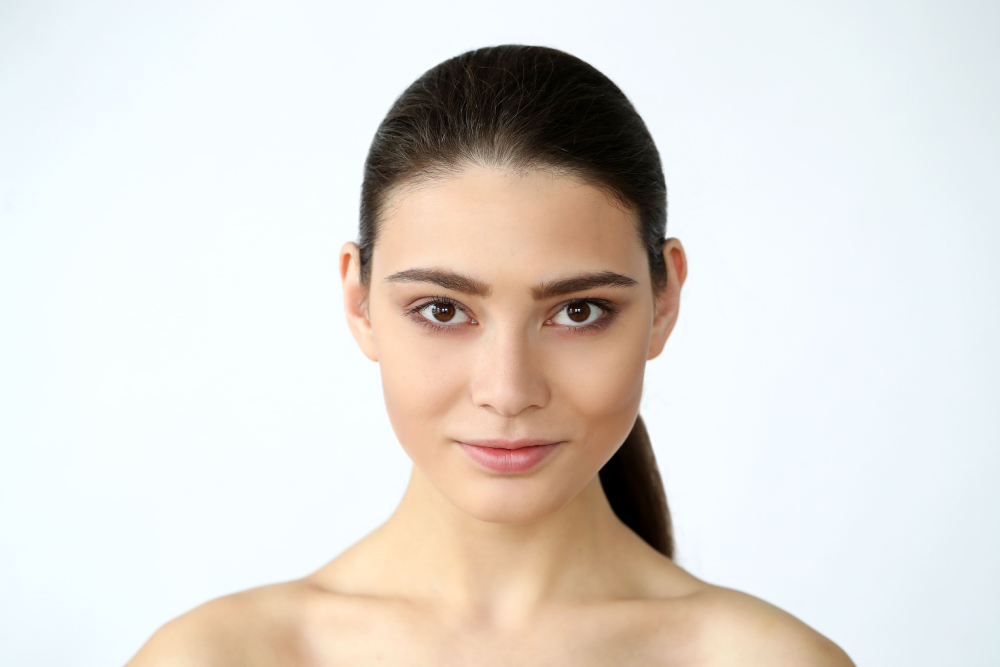
#> input picture sample1.jpg, 1000 x 667 px
$ python face_detection.py --image sample1.jpg
#> lines starting #> are read from the running program, lines starting #| are printed output that depends on the picture; after the words box and inside, x2 and y2 are one past the last pixel; in counts of white or black regions, pixels touching at a corner belong together
import cv2
import argparse

def detect_faces(image_path, cascade_path):
    # Load the image
#> called with image_path = 'sample1.jpg', cascade_path = 'haarcascade_frontalface_default.xml'
    image = cv2.imread(image_path)
#> image is the input picture: shape (667, 1000, 3); mean B, G, R 213.2, 218.9, 223.5
    gray_image = cv2.cvtColor(image, cv2.COLOR_BGR2GRAY)
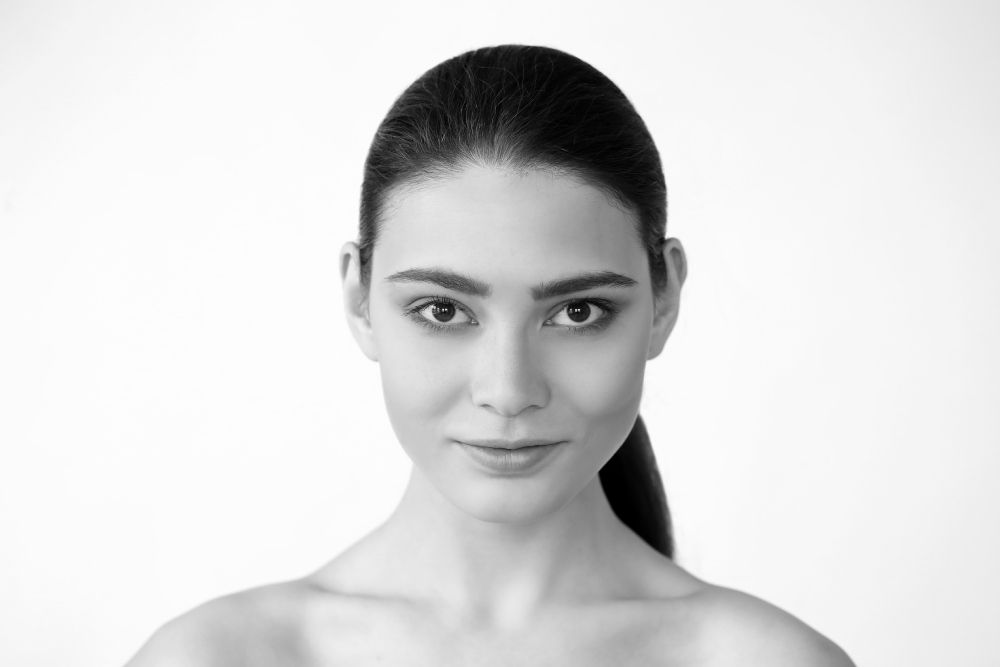
#> gray_image: shape (667, 1000); min 0, max 254, mean 219.7

    # Load the Haar Cascade file
    face_cascade = cv2.CascadeClassifier(cascade_path)

    # Detect faces
    faces = face_cascade.detectMultiScale(gray_image, scaleFactor=1.1, minNeighbors=5, minSize=(30, 30))
#> faces = [[318, 161, 382, 382]]

    # Draw rectangles around the faces
    for (x, y, w, h) in faces:
        cv2.rectangle(image, (x, y), (x+w, y+h), (255, 0, 0), 2)
#> this loop made 1 pass
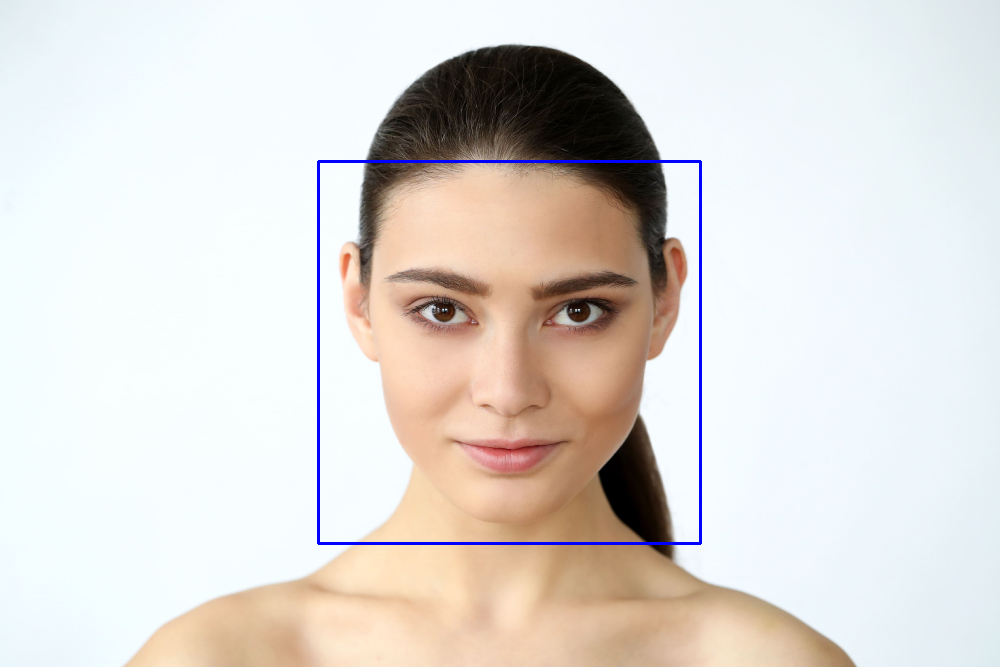
#> image: shape (667, 1000, 3); 0.69% of pixels changed, all inside (x1, y1, x2, y2) = (317, 160, 702, 545)

    # Display the output
    cv2.imshow('Detected Faces', image)
    cv2.waitKey(0)
    cv2.destroyAllWindows()

if __name__ == "__main__":
    parser = argparse.ArgumentParser(description="Face detection using Haar cascades.")
    parser.add_argument("--image", required=True, help="Path to the input image.")
    parser.add_argument("--cascade", default="haarcascade_frontalface_default.xml", help="Path to the Haar cascade file.")
    args = parser.parse_args()

    detect_faces(args.image, args.cascade)
